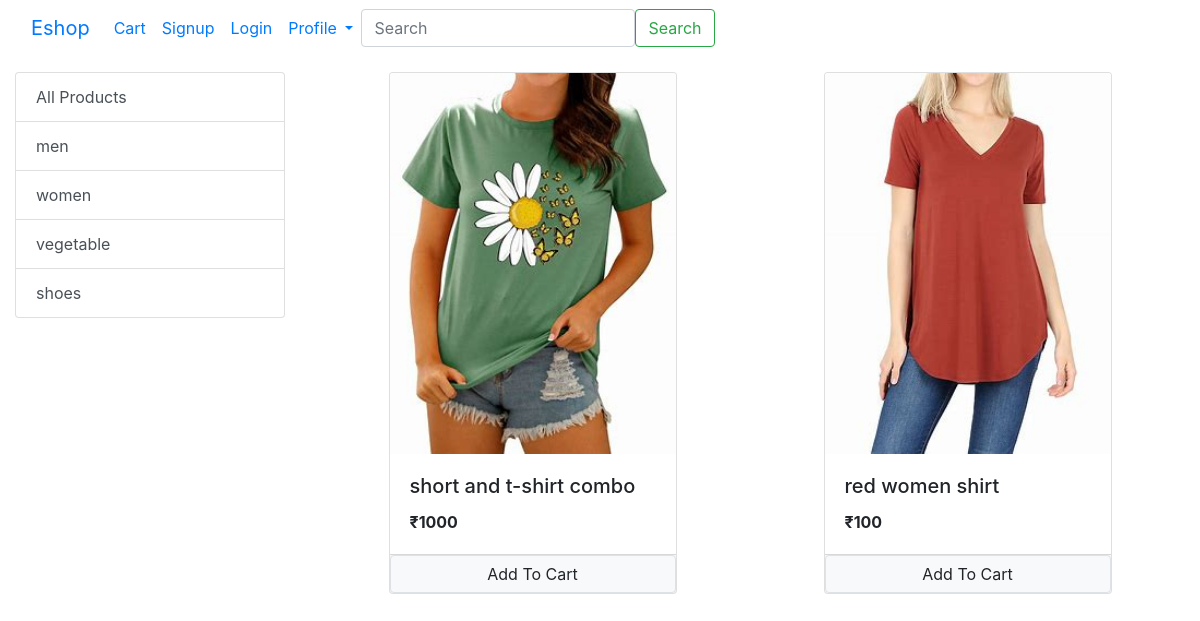
The app's page /?category=4 with its own data.
### store/models/category.py (models this page shows, shortened)
class Category(models.Model):
    name=models.CharField(max_length=50)
    @staticmethod
    def get_all_category():
        return Category.objects.all()

### store/models/product.py (models this page shows, shortened)
class Product(models.Model):
    name=models.CharField(max_length=50)
    prise=models.IntegerField(default=0)
    description=models.CharField(max_length=50,default="",null=True,blank=True)
    image=models.ImageField(upload_to="upload/prod")
    category=models.ForeignKey(Category,on_delete=models.CASCADE,default=1)
    @staticmethod
    def get_all_products_by_category_id(category_id):
        if category_id:
            return Product.objects.filter(category=category_id)
        else:
            return Product.get_all_products()

### store/views/home.py (the view, shortened to what this page needs)
# urls.py: path('',Index.as_view(),name='homepage'),
class Index(View):
    def get(self,request):
        cart=request.session.get('cart')
        if not cart:
            request.session['cart']={}
        prod = None
        categ= Category.get_all_category()
        categoryID= request.GET.get('category')
        if categoryID:
            prod=Product.get_all_products_by_category_id(categoryID)
        else:
            prod=Product.get_all_products()
        data={}
        data['prod'] = prod
        data['categ']= categ
        return render(request,"index.html",data)

### store/templatetags/cart.py (called while the page is built)
@register.filter(name='is_in_cart')
def is_in_cart(product,cart):
    keys=cart.keys()
    for id in keys:
        if int(id) == product.id:
            return True
    return False

### store/templatetags/custom_filter.py (called while the page is built)
@register.filter(name='currency')
def currency(number):
    return "₹" +str(number)

### store/templates/index.html (shortened to what this page needs)
{% extends "base.html"%}
{% block content %}
{% load cart %}
{% load custom_filter%}
<div class="container-fluid mt-3">
<div class="row">
  <div class="col-lg-3 mx-auto">
    <div class="list-group">
      <a href="/" class="list-group-item list-group-item-action ">All Products</a>
      {% for category in categ %}
      <a href="/?category={{category.id}}" class="list-group-item list-group-item-action ">{{category.name}}</a>
      {% endfor %}
    </div>
  </div>
  <div class="col-lg-9 mx-auto" id="product">
    <div class="row mx-auto" >
      {% for product in prod %}
      <div class="card mx-auto mb-3" id={{product.id}} style="width: 18rem;">
          <img src="{{product.image.url}}" class="card-img-top" alt="...">
          <div class="card-body">
              <h5 class="card-title">{{product.name}}</h5>
              <p class="card-text"><b>{{product.prise|currency}}</b></p>
          </div>
          <div class="card-footer p-0  no-gutters">
            {% if product|is_in_cart:request.session.cart %}
            <div class="row no-gutters" >
              <form action="/#{{product.id}}" class="col-2" method="post">
                {% csrf_token %}
                <input hidden type="text" name="product" value="{{product.id}}">
                <input hidden type="text" name="remove" value="True">
                <input type="submit" value="-" class=" btn btn-block btn-secondary">
              </form>
              <div class="text-center-col">{{product|cart_quantity:request.session.cart}} in cart</div>
              <form action="/#{{product.id}}" class="col-2" method="post">
                {% csrf_token %}
                <input hidden type="text" name="product" value="{{product.id}}">
                <input type="submit" value="+" class=" btn btn-block btn-secondary">
              </form>
            </div>
            {% else %}
            <form action="/#{{product.id}}" method="post" class="btn-block">
              <input type="submit" class="float-right btn btn-light border form-control" value="Add To Cart">
            </form>
            {% endif %}
          </div>
      </div>
      {% endfor%}
  </div>
  </div>
</div>
</div>
{% endblock %}

### records on screen
Category: name "men"
Category: name "women"
Category: name "vegetable"
Category: name "shoes"
Product: image (picture), name "short and t-shirt combo", prise "₹1000"
Product: image (picture), name "red women shirt", prise "₹100"
